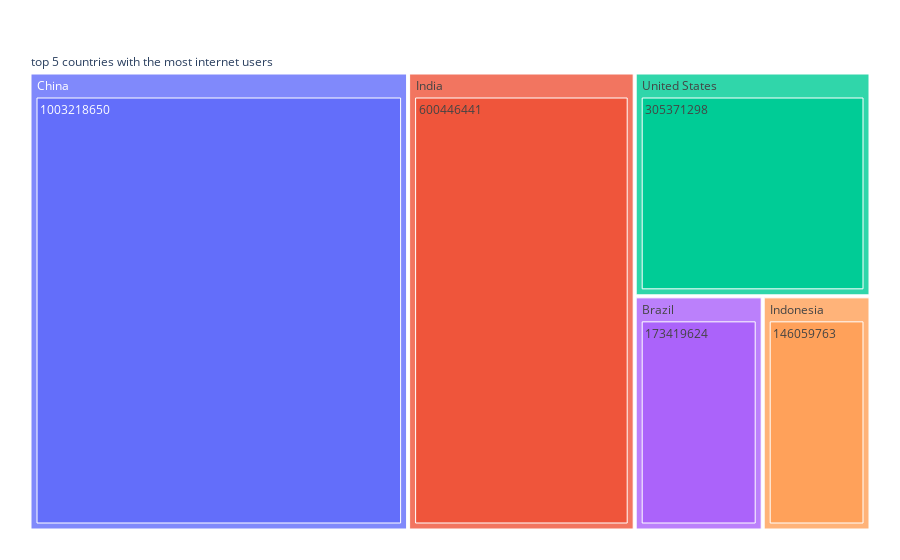

The code cell stored with this chart in its notebook:
### Code cell
fig = px.treemap(top5_world, path=[px.Constant('top 5 countries with the most internet users'), 'Entity', 'Users'], values='Users',
                  color_continuous_scale='RdBu')
fig.update_layout(margin = dict(t=50, l=25, r=25, b=25))
fig.show()

### Figure 1 — Plotly figure (JSON) as saved in the notebook; plotly's stock layout.template omitted (floating-point values rounded to 4 significant figures)
{"data": [{"branchvalues": "total", "domain": {"x": [0, 1], "y": [0, 1]}, "hovertemplate": "labels=%{label}<br>Users=%{value}<br>parent=%{parent}<br>id=%{id}<extra></extra>", "ids": ["top 5 countries with the most internet users/Indonesia/146059763", "top 5 countries with the most internet users/Brazil/173419624", "top 5 countries with the most internet users/United States/305371298", "top 5 countries with the most internet users/India/600446441", "top 5 countries with the most internet users/China/1003218650", "top 5 countries with the most internet users/Brazil", "top 5 countries with the most internet users/China", "top 5 countries with the most internet users/India", "top 5 countries with the most internet users/Indonesia", "top 5 countries with the most internet users/United States", "top 5 countries with the most internet users"], "labels": ["146059763", "173419624", "305371298", "600446441", "1003218650", "Brazil", "China", "India", "Indonesia", "United States", "top 5 countries with the most internet users"], "name": "", "parents": ["top 5 countries with the most internet users/Indonesia", "top 5 countries with the most internet users/Brazil", "top 5 countries with the most internet users/United States", "top 5 countries with the most internet users/India", "top 5 countries with the most internet users/China", "top 5 countries with the most internet users", "top 5 countries with the most internet users", "top 5 countries with the most internet users", "top 5 countries with the most internet users", "top 5 countries with the most internet users", ""], "type": "treemap", "values": [146059763, 173419624, 305371298, 600446441, 1003218650, 173419624, 1003218650, 600446441, 146059763, 305371298, 2228515776]}], "layout": {"legend": {"tracegroupgap": 0}, "margin": {"b": 25, "l": 25, "r": 25, "t": 50}}}
